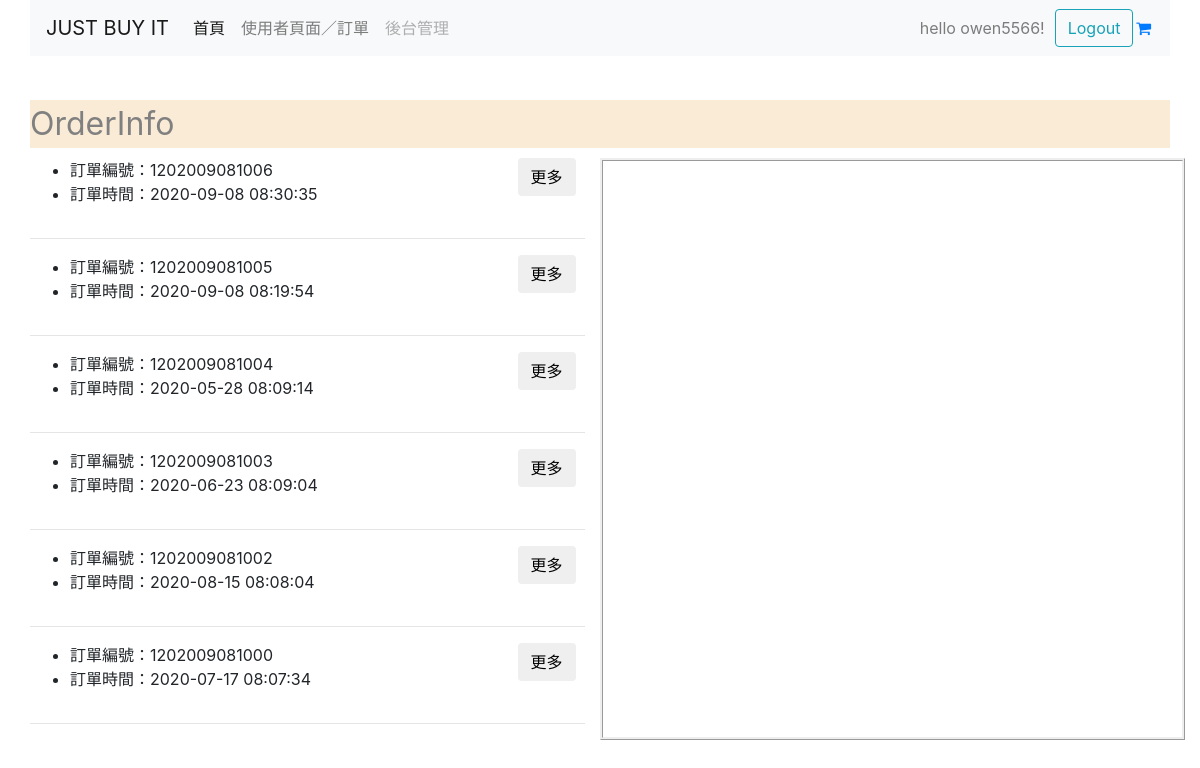
Screenshot of /memberPage.php (signed in) with the database file from the repository.
### tables this page shows
CREATE TABLE `orders` (
  `oId` varchar(16) NOT NULL,
  `oDate` timestamp NOT NULL DEFAULT CURRENT_TIMESTAMP,
  `uId` int(11) NOT NULL,
  `ship` int(11) NOT NULL,
  `note` varchar(100) DEFAULT NULL,
  PRIMARY KEY (`oId`)
);

### memberPage.php (the view, shortened to what this page needs)
<?php
  $msg="";
  if(isset($_SESSION["userName"])){
    $userId = $_SESSION["userId"];
  }else{
    $_SESSION["location"]="memberPage.php";
    header("location: login.php");
  }
  require_once("newPDO.php");
  $sql = $db->prepare("select * from orders  where uId = $userId ORDER BY oId DESC");
  $sql->execute();
  while($row = $sql->fetch()){
    $orderArray[] = $row;
  }
?>
<!DOCTYPE html>
<html lang="en">
<head>
    <link rel="stylesheet" href="bootstrap4/bootstrap.min.css">
    <link rel="stylesheet" href="font-awesome/css/font-awesome.min.css">
</head>
<body>
    <div class="container">
    <?php require("headerC.php")?>
    <br>
      <div class="row" style="margin-top: 20px;">
        <div class = "col" >
          <div style="font-size: xx-large;color: grey ;margin-bottom: 10px;background-color: antiquewhite;">OrderInfo<?= $msg?></div>
       </div>
      </div>
    <?php if(isset($orderArray)){?>
    <div class="row">
      <div class="col-6" >
      <?php $count=0; foreach ($orderArray as $array) {?>
        <div class="row">
          <div class="col-10">
            <ul>
                <li><?="訂單編號：".($array[0]);?></li>
                <li><?="訂單時間：".$array[1]?></li>
              </ul>
          </div>
          <div class="col-2">
             <form method="post">
               <input class="btn mr-auto" type="submit" name="btnDetail" value="更多">
            </form>
          </div>
        </div>
        <hr>
        <?php $count++;}?>
      </div>
      <div class="col-6" style="border-style:ridge;">
        <?php if (isset($detailArray)){?>
          <div class="row" style="margin:20px ;"><?="訂單編號：".($detailArray[0]["orderId"]).$msg?></div>
          <hr>
          <div class="row" style="margin:20px">
            <div class="col-6"><?= "商品名稱"?></div>
            <div class="col-6"><?= "購買數量"?></div>
        </div>
        <?php foreach ($detailArray as $array) {?>
          <div class="row" style="margin:20px">
            <div class="col-6"><a href="product.php?id=<?= $array["productId"] ?>" target="blank"><?= $array["pName"];?></a></div>
            <div class="col-6"><?= $array["qty"];?></div>
        </div>
        <?php }}}else{echo "沒有任何訂單記錄";}?>
      </div>
    </div>
</body>
</html>

### rows the page displays
orders: oId "1202009081006", oDate "2020-09-08 08:30:35"
orders: oId "1202009081005", oDate "2020-09-08 08:19:54"
orders: oId "1202009081004", oDate "2020-05-28 08:09:14"
orders: oId "1202009081003", oDate "2020-06-23 08:09:04"
orders: oId "1202009081002", oDate "2020-08-15 08:08:04"
orders: oId "1202009081000", oDate "2020-07-17 08:07:34"

### other values shown
$userName "owen5566"
